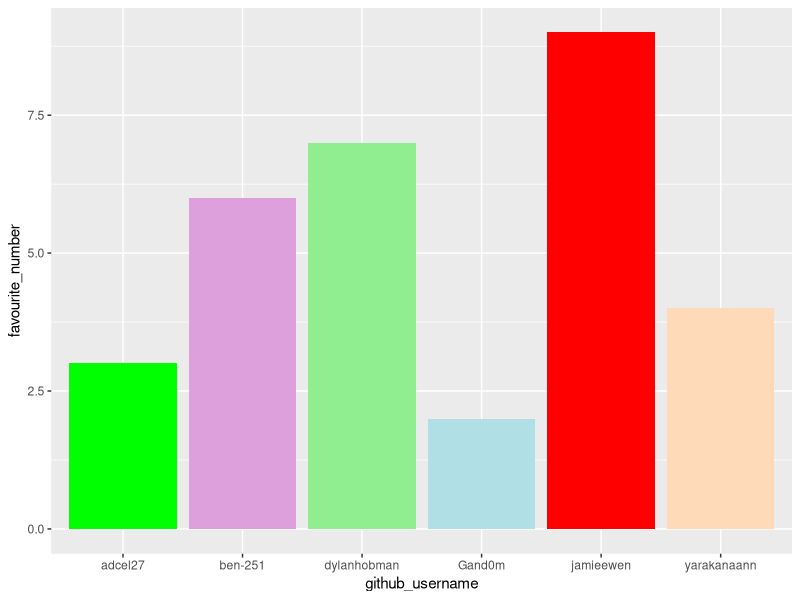
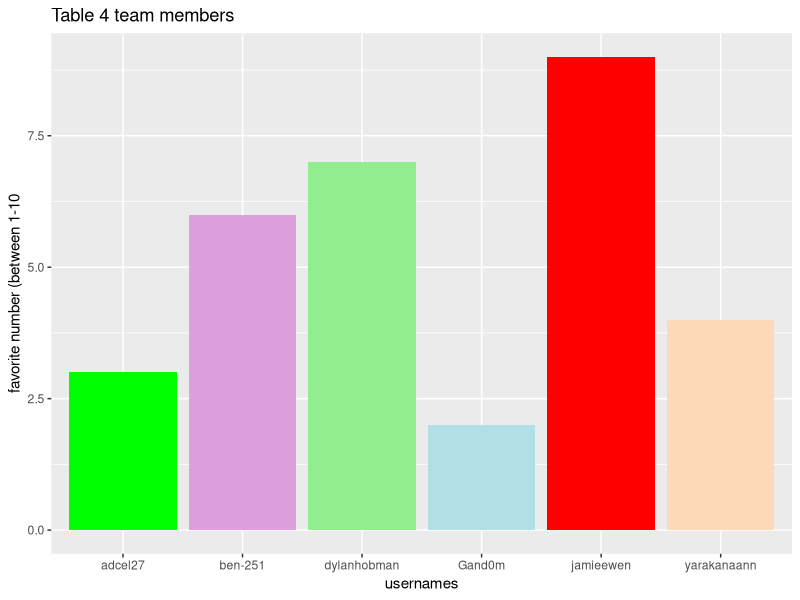
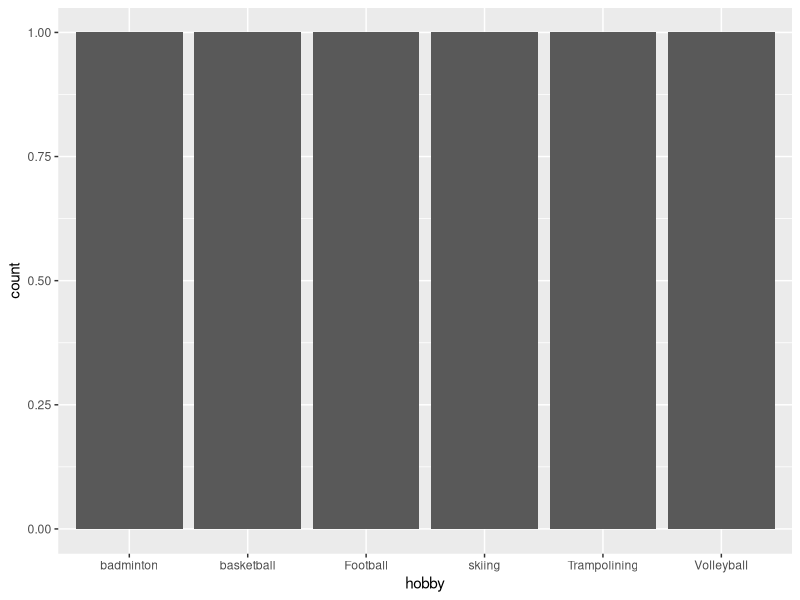

Source code (R) for these figures, in order:
## ---- chunk 1
library(tidyverse) 
## ---- chunk 2
team_data <- tibble(
  name = c("Ben", "Dylan", "Adam", 
           "Jamie", "Gigi" , "Yara"),
  github_username = c("Gand0m", "ben-251", "adcel27", 
                      "jamieewen", "yarakanaann", "dylanhobman"), 
  colour = c("powderblue", "plum", "green", 
             "red", "peachpuff", "lightgreen"),
  hobby = c("Trampolining","badminton","skiing",
            "Football","Volleyball", "basketball"),
  favourite_number = c(2, 6, 3, 9, 4,7)
  )

team_data
## ---- chunk 3
p1 <- ggplot(data = team_data, 
             mapping = aes(x = github_username, 
                           y = favourite_number,
                           fill = colour), 
             ) +
   geom_col() +
   scale_fill_identity()
p1
## ---- chunk 4
p1 + labs(x = "usernames", 
          y = "favorite number (between 1-10",
          title = "Table 4 team members")
## ---- chunk 5
p2 <- ggplot(team_data, aes(x = hobby)) +
  geom_bar()
p2
